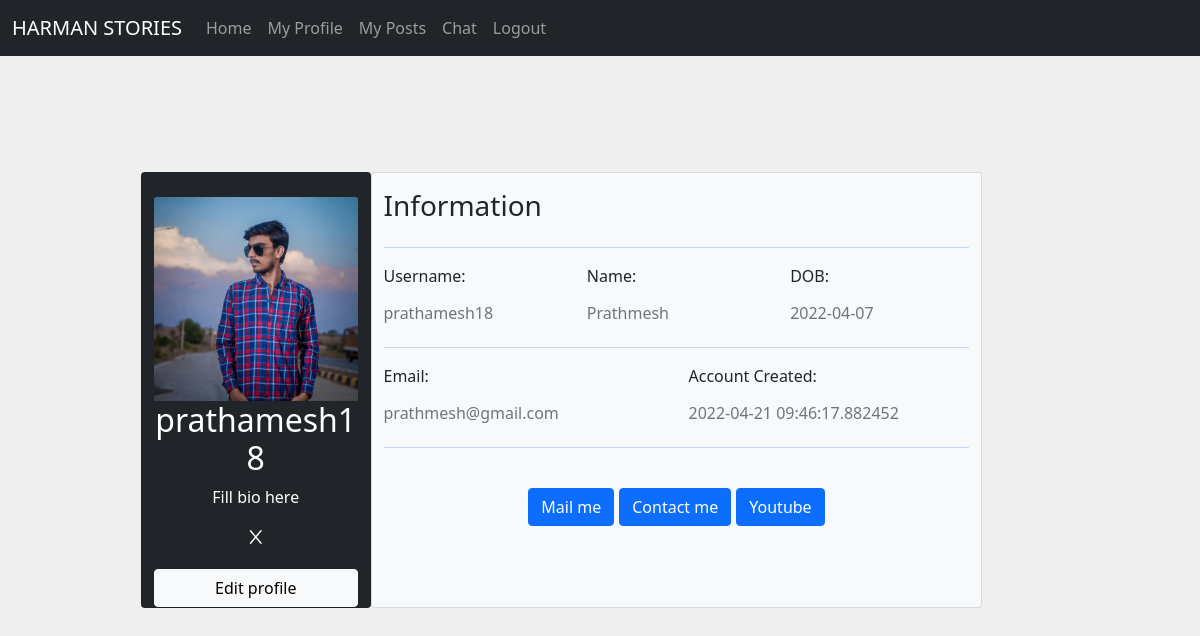
The page /my-profile (signed in) on the database its author committed.
### tables this page shows
CREATE TABLE USERS(
                            USER_ID INTEGER PRIMARY KEY AUTOINCREMENT,
                            NAME TEXT,
                            EMAIL TEXT,
                            USERNAME TEXT,
                            PASSWORD TEXT,
                            DATE_CREATED TEXT,
                            DOB TEXT,
                            IMAGELINK TEXT);

### main.py (the view)
@app.route("/my-profile", methods=["GET", "POST"])
def profile():
    if not session.get("name"):
        return redirect("/")
    else:
        getUserName = session["name"]
        print(getUserName)
        try:
            cursor.execute("SELECT* FROM USERS WHERE USERNAME= '" + getUserName + "'")
            print("SUCCESSFULLY SELECTED!")
            result = cursor.fetchall()
            if len(result) == 0:
                print("Invalid Data")
            else:
                print(result)
                return render_template("profile2.html", user=result, user_is_authenticated=True)
        except Exception as e:
            print(e)
        return render_template("/profile.html", user_is_authenticated=True)

### Templates/profile2.html (shortened to what this page needs)
{% extends "base.html" %} {% block title %} Home{% endblock %} {% block
    content %}
 {% for i in user %}
 <div class="container">
    <div class="row d-flex justify-content-center">
     <div class="col-md-10 mt-5 pt-5"></div>
        <div class="row z-depth-3">
          <div class="card col-sm-3 bg-dark rounded-left">
            <div class="card-block text-center text-white">
              <h2 class="font-weight-bold mt-4"><img src="{{i[7]}}" class="card-img-top" alt="...">{{ i[3] }}</h2>
            </div>
            <div class="card-block text-center text-white">
               <p>Fill bio here</p>
               <i class="far fa-edit fa-x mb-4"></i>
             </div>
             <button class="btn btn-light" type="button" data-bs-toggle="offcanvas" data-bs-target="#offcanvasRight" aria-controls="offcanvasRight">Edit profile</button>
         </div>
          <div class="card col-sm-8 bg-light rounded-right">
            <h3 class="mt-3">Information</h3>
            <hr class="bg-primary">
            <div class="row">
              <div class="col-sm-4">
                <p class="font-weight-bold">Username:</p>
                <h6 class="text-muted">{{ i[3] }}</h6>
              </div>
              <div class="col-sm-4">
                <p class="font-weight-bold">Name:</p>
                <h6 class="text-muted">{{ i[1] }}</h6>
              </div>
              <div class="col-sm-4">
               <p class="font-weight-bold">DOB:</p>
               <h6 class="text-muted">{{i[6]}}</h6>
             </div>
            </div>
            <hr class="bg-primary">
            <div class="row">
                <div class="col-sm-6">
                <p class="font-weight-bold">Email:</p>
                <h6 class="text-muted">{{i[2]}}</h6>
                </div>
                <div class="col-sm-6">
                    <p class="font-weight-bold">Account Created:</p>
                    <h6 class="text-muted">{{i[5]}}</h6>
                    </div>
            </div>
            <hr class="bg-primary">
            <ul class="list-unstyled d-flex justify-content-center mt-4">
              <a href="mailto:" role="button" style="margin-right: 5px;" class="btn btn-primary">Mail me</a>
              <a href="tel:" role="button" style="margin-right: 5px;" class="btn btn-primary">Contact me</a>
              <a href="#" role="button" class="btn btn-primary">Youtube</a>
            </ul>
          </div>
        </div>
      </div>
    </div>
    {% endfor %}
    {% endblock %}

### static/style.css (style rules this page uses)
body { background: #efefef; }
.container { display: flex; justify-content: space-between; padding: 10px 5%; }

### Templates/base.html (style rules this page uses)
body { background-image: url('https://wallpaperaccess.com/full/731608.jpg'); background-repeat: no-repeat; background-attachment: fixed; background-size: cover; background-size: 100% 100%; }

### rows shown on the page
USERS: IMAGELINK (picture), USERNAME "prathamesh18", NAME "Prathmesh", DOB "2022-04-07", EMAIL "prathmesh@gmail.com", DATE_CREATED "2022-04-21 09:46:17.882452"
